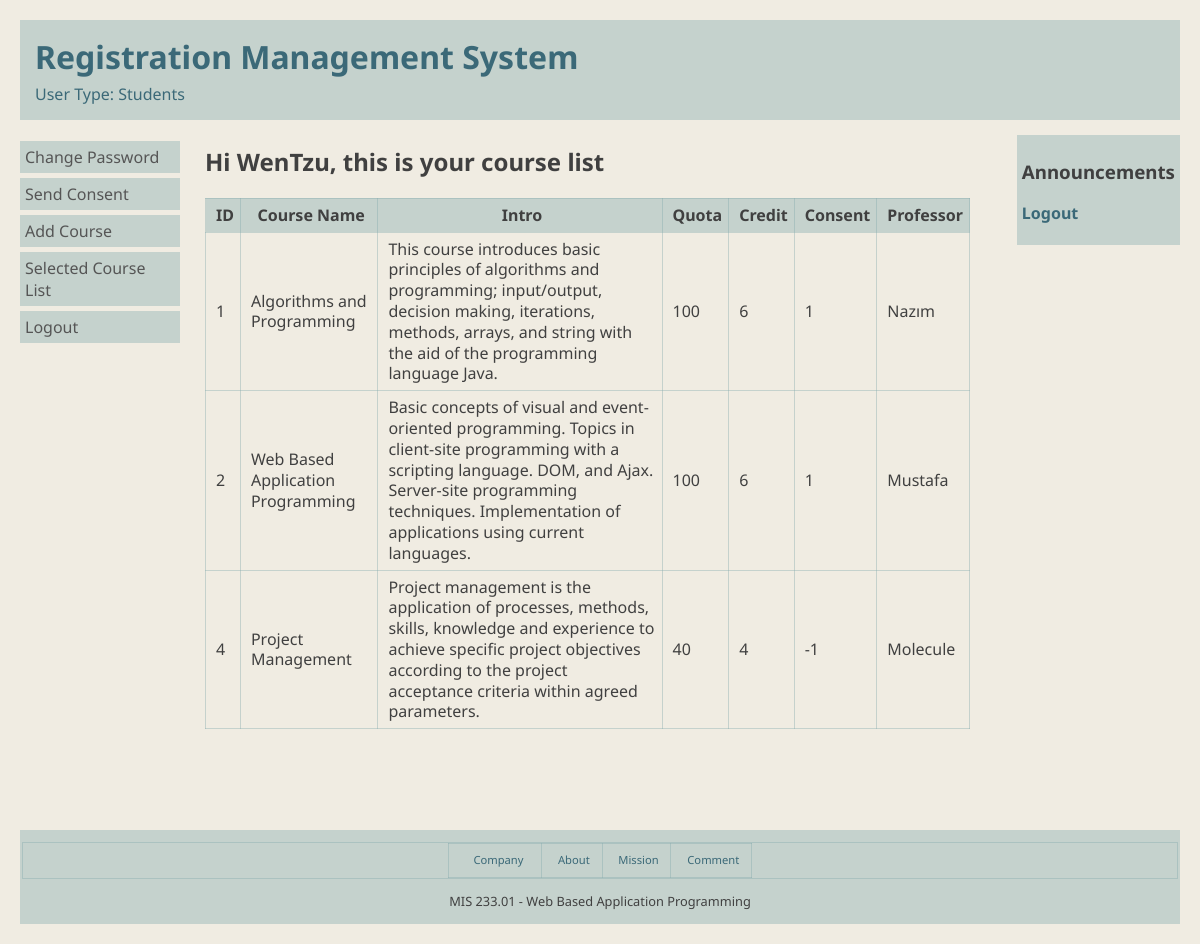
/Students/courseList.php (signed in), run on the app's committed database.
### tables this page shows
CREATE TABLE `Course` (
  `courseId` int(11) NOT NULL,
  `courseName` varchar(100) NOT NULL,
  `courseIntro` varchar(300) NOT NULL,
  `courseQuota` int(11) NOT NULL,
  `courseCredit` int(11) NOT NULL,
  `courseConsent` tinyint(1) NOT NULL,
  `courseProfessor` varchar(100) NOT NULL
);

### Students/courseList.php (the view, shortened to what this page needs)
<!DOCTYPE html>
<html lang="en">
  <head>
    <link rel="stylesheet" href="../index.css?v=<?php echo time(); ?>">
  </head>
  <body>
    <div id="top">
      <h1>Registration Management System</h1>
      <p>User Type: Students</p>
    </div>
    <div class="wrapper">
      <?php
        include "stuMenu.php";
      ?>
      <div id="main">
        <?php
          $uName = $_SESSION["uname"];
          echo "<h2>Hi $uName, this is your course list</h2>";
        ?>
        <?php
        $db = new mysqli("127.0.0.1","root","","RMS");
        echo "<table border=1 id='course-table'>";
        echo "<thead><tr><th>ID</th><th>Course Name</th><th>Intro</th><th>Quota</th><th>Credit</th><th>Consent</th><th>Professor</th></tr></thead>";
      for($i=0; $i<5; $i++){
        $result = $db -> query("SELECT Course.courseId, Course.courseName, Course.courseIntro, Course.courseQuota, Course.courseCredit, Course.courseConsent, Course.courseProfessor, storeCourse.courseId$i, storeCourse.stuName FROM Course JOIN storeCourse ON Course.courseId = storeCourse.courseId$i and storeCourse.courseId$i > 0 and storeCourse.stuName = '$uName'");
        $row = $result -> fetch_row();
        if($row[0] != 0){
          echo "<tr><td>" . $row[0] . "</td><td>" . $row[1] . "</td><td>" . $row[2] . "</td><td>" . $row[3] . "</td><td>" . $row[4] . "</td><td>" . $row[5] . "</td><td>" . $row[6] . "</td></tr>";
        }
      }
        echo "</table>";
        ?>
      </div>
      <div id="ann">
        <h3>Announcements</h3>
        <p><a href="../logout.php" target="_blank">Logout</a></p>
      </div>
    </div>
    <div id="bottom">
      <table id="category">
        <tr>
          <td class="cellitem">
            &nbsp;&nbsp;&nbsp;&nbsp; Company&nbsp;&nbsp;&nbsp;&nbsp;
          </td>
          <td class="cellitem">&nbsp;&nbsp;About&nbsp;&nbsp;</td>
          <td class="cellitem">&nbsp;&nbsp;Mission&nbsp;&nbsp;</td>
          <td class="cellitem">&nbsp;&nbsp;Comment&nbsp;&nbsp;</td>
        </tr>
      </table>
      <p>MIS 233.01 - Web Based Application Programming</p>
    </div>
  </body>
  </html>

### index.css (style rules this page uses)
body { background-color: #f0ece2; margin: 20px; font-family: "Noto Sans", sans-serif; color: #404040; height: auto; }
#top { background-color: #84a9ac65; padding: 10px; color: #3b6978; }
#top h1, #top p { margin: 5px; }
.wrapper { position: relative; }
#main { margin-left: 180px; margin-right: 205px; padding: 5px; height: 700px; }
#main a, #ann a { color: #3b6978; font-weight: 700; text-decoration: none; }
#ann { background-color: #84a9ac65; position: absolute; top: 0px; right: 0px; padding: 5px; max-width: 200px; margin-top: 15px; }
#bottom { background-color: #84a9ac65; text-align: center; position: relative; padding: 2px; left: 0px; bottom: 0px; right: 0px; }
#bottom p { font-size: 0.8rem; }
#category { display: flex; justify-content: space-around; font-size: 0.7rem; margin-top: 10px; }
.cellitem { color: #3b6978; }
table { border-collapse: collapse; width: auto; border: solid 1.5px #84a9ac65; color: var(--clr-black-1); }
thead { background: #84a9ac65; }
td, th, tr { border: solid 1.5px #84a9ac65; padding: 6px 6px; padding-left: 10px; line-height: 1.3rem; }

### data on the page
course: courseId "1", courseName "Algorithms and Programming", courseIntro "This course introduces basic principles of algorithms and programming; input/output, decision making, iterations, methods, arrays, and string with the aid of the programming language Java.", courseQuota "100", courseCredit "6", courseConsent "1", courseProfessor "Nazım"
course: courseId "2", courseName "Web Based Application Programming", courseIntro "Basic concepts of visual and event-oriented programming. Topics in client-site programming with a scripting language. DOM, and Ajax. Server-site programming techniques. Implementation of applications using current languages.", courseQuota "100", courseCredit "6", courseConsent "1", courseProfessor "Mustafa"
course: courseId "4", courseName "Project Management", courseIntro "Project management is the application of processes, methods, skills, knowledge and experience to achieve specific project objectives according to the project acceptance criteria within agreed parameters.", courseQuota "40", courseCredit "4", courseConsent "-1", courseProfessor "Molecule"

### other printed values
$uName "WenTzu"
